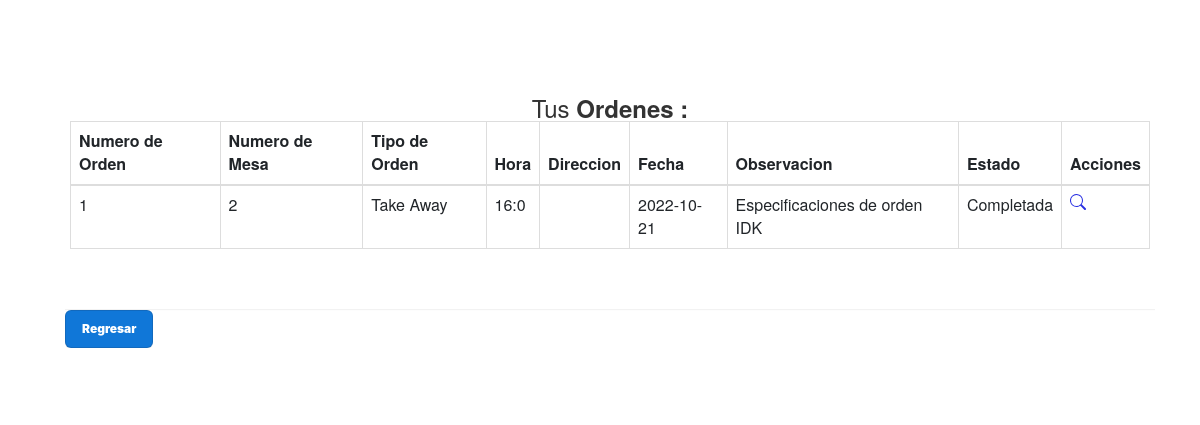
Page /PAGINA_MisOrdenes.php (signed in) on the earlier database version.
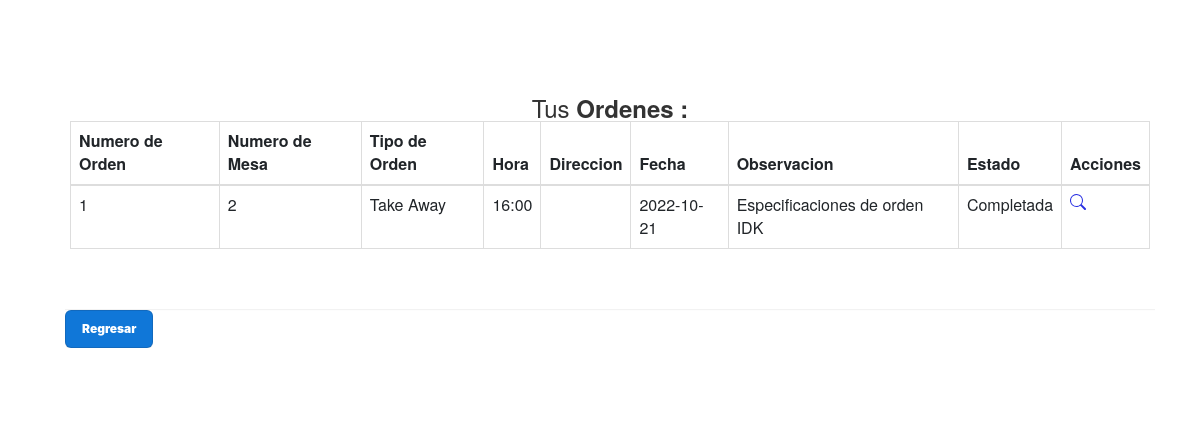
Same page on the later database version.
### tables this page shows
CREATE TABLE `orden` (
  `id_orden` int(10) PRIMARY KEY NOT NULL AUTO_INCREMENT COMMENT 'ID de la orden',  
  `cliente_orden` int(10) NULL COMMENT '',
  `empleado_orden` int(10) NULL COMMENT '',
  `mesa_orden` int(10) NULL COMMENT '',
  `tipo_orden` enum('Local','Take Away','Delivery') NULL COMMENT 'Tipo de orden funcional',
  `hora` varchar(5) NOT NULL COMMENT '',
  `direccion` varchar(80) NULL COMMENT '',
  `fecha` date NOT NULL COMMENT 'Fecha de la orden realizada',
  `observacion` varchar(90) NULL COMMENT 'Comentarios para realizar el pedido',
  `estado_orden` enum('Generandose...','Pendiente','En Proceso','Completada') NOT NULL COMMENT 'Estado de la orden',
  CONSTRAINT cliente_orden FOREIGN KEY (cliente_orden) REFERENCES usuario(id_usuario),
  CONSTRAINT empleado_orden FOREIGN KEY (empleado_orden) REFERENCES usuario(id_usuario),
  CONSTRAINT mesa_orden FOREIGN KEY (mesa_orden) REFERENCES mesa(id_mesa)
);

### modelo/conexion.php (called while the page is built)
<?php
class Conectar{
    public static function conexion (){
        try{
            $host ="localhost";
            $user ="root";
            $pass="";
            $bd="proyecto_grupo2";
            $con = mysqli_connect($host,$user,$pass);
            mysqli_select_db($con,$bd);
            return $con;
        }catch(Exception $e){
    die('Error'.$e->getMessage());
    echo "La linea de error " . $e->getLine();
        }
    }
    }
?>

### modelo/Orden.php (called while the page is built, shortened)
<?php
class Orden
{
    private $con;
    private $orden;
    public function __construct()
    {
        require_once("conexion.php");
        $this->con = conectar::conexion();
    }
    public function listar_ordenes_usuario($id)
    {
        $sql = "SELECT *
        FROM orden WHERE cliente_orden = $id ORDER BY id_orden";
        $query = mysqli_query($this->con, $sql);
        while ($filas = mysqli_fetch_array($query)) {
            $this->orden[] = $filas;
        }
        return $this->orden;
    }
}
?>

### vista/Orden_DeUsuario_view.php (the view, shortened to what this page needs)
<!DOCTYPE html>
<html lang="es">
<head>
    <link rel="stylesheet" href="assets/styles2.css">
    <link href="https://cdn.jsdelivr.net/npm/bootstrap@5.2.0/dist/css/bootstrap.min.css" rel="stylesheet">
    <link href="https://maxcdn.bootstrapcdn.com/bootstrap/3.3.7/css/bootstrap.min.css" rel="stylesheet">
</head>
<body>
    <div class="container">
        <div class="table-responsive">
            <div class="table-wrapper">
                <div class="table-title">
                    <div class="row">
                        <div class="col-xs-4">
                        </div>
                        <div class="col-xs-4">
                            <h2 class="text-center">Tus <b>Ordenes : </b></h2>
                        </div>
                        <table class="table table-bordered">
                            <thead>
                                <tr>
                                    <th>Numero de Orden</th>
                                    <th>Numero de Mesa</th>
                                    <th>Tipo de Orden</th>
                                    <th>Hora</th>
                                    <th>Direccion</th>
                                    <th>Fecha</th>
                                    <th>Observacion</th>
                                    <th>Estado</th>
                                    <th>Acciones</th>
                                </tr>
                            </thead>
                            <tbody>
                                <?php $numero_orden = 1;
                                foreach ($matrizOrden as $orden) : ?>
                                    <tr>
                                        <td scope="row"><?php echo $numero_orden ?></td>
                                        <td><?php echo $orden['mesa_orden'] ?></td>
                                        <td><?php echo $orden['tipo_orden'] ?></td>
                                        <td><?php echo $orden['hora'] ?></td>
                                        <td><?php echo $orden['direccion'] ?></td>
                                        <td><?php echo $orden['fecha'] ?></td>
                                        <td><?php echo $orden['observacion'] ?></td>
                                        <td><?php if ($orden['estado_orden'] == "Generandose...") {
                                                echo "Sin completar";
                                            } else {
                                                echo $orden['estado_orden'] ?>
                                        </td><?php
                                            } ?>
                                    <td>
                                        <a href="VerProductos_DeTuOrden_pagina.php?id=<?php echo $orden['id_orden'] ?>" title="Informacion de la Orden"><img src="assets/iconos/icono-lupa.svg"></a>
                                    </td>
                                    </tr>
                                <?php $numero_orden = $numero_orden + 1;
                                endforeach; ?>
                            </tbody>
                        </table>
                    </div>
                </div>
            </div>
</body>
</html>

Differences in the rows shown:
changed orden "Take Away": hora "16:0" → "16:00"
